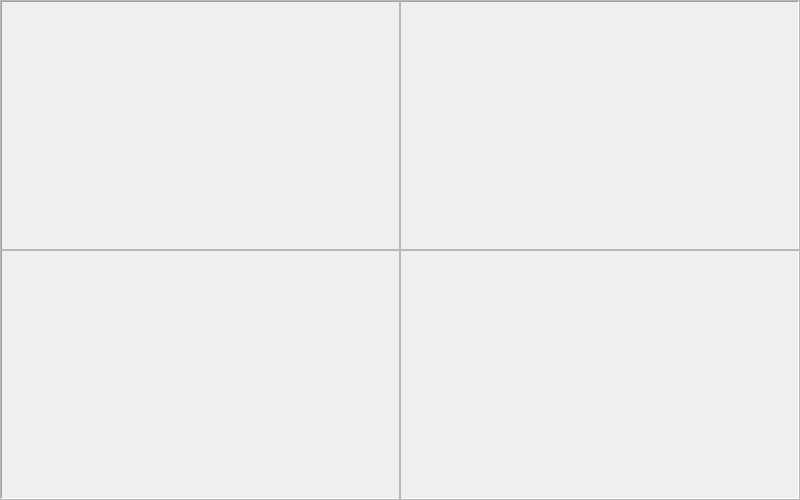
   <widget class="QFrame" name="frame_camFeed">
    <property name="geometry">
     <rect>
      <x>20</x>
      <y>190</y>
      <width>800</width>
      <height>500</height>
     </rect>
    </property>
    <property name="frameShape">
     <enum>QFrame::Box</enum>
    </property>
    <property name="frameShadow">
     <enum>QFrame::Raised</enum>
    </property>
    <widget class="QFrame" name="frame">
     <property name="geometry">
      <rect>
       <x>0</x>
       <y>0</y>
       <width>400</width>
       <height>250</height>
      </rect>
     </property>
     <property name="frameShape">
      <enum>QFrame::StyledPanel</enum>
     </property>
     <property name="frameShadow">
      <enum>QFrame::Raised</enum>
     </property>
    </widget>
    <widget class="QFrame" name="frame_2">
     <property name="geometry">
      <rect>
       <x>400</x>
       <y>0</y>
       <width>400</width>
       <height>250</height>
      </rect>
     </property>
     <property name="frameShape">
      <enum>QFrame::StyledPanel</enum>
     </property>
     <property name="frameShadow">
      <enum>QFrame::Raised</enum>
     </property>
    </widget>
    <widget class="QFrame" name="frame_3">
     <property name="geometry">
      <rect>
       <x>400</x>
       <y>250</y>
       <width>400</width>
       <height>250</height>
      </rect>
     </property>
     <property name="frameShape">
      <enum>QFrame::StyledPanel</enum>
     </property>
     <property name="frameShadow">
      <enum>QFrame::Raised</enum>
     </property>
    </widget>
    <widget class="QFrame" name="frame_4">
     <property name="geometry">
      <rect>
       <x>0</x>
       <y>250</y>
       <width>400</width>
       <height>250</height>
      </rect>
     </property>
     <property name="frameShape">
      <enum>QFrame::StyledPanel</enum>
     </property>
     <property name="frameShadow">
      <enum>QFrame::Raised</enum>
     </property>
    </widget>
   </widget>
